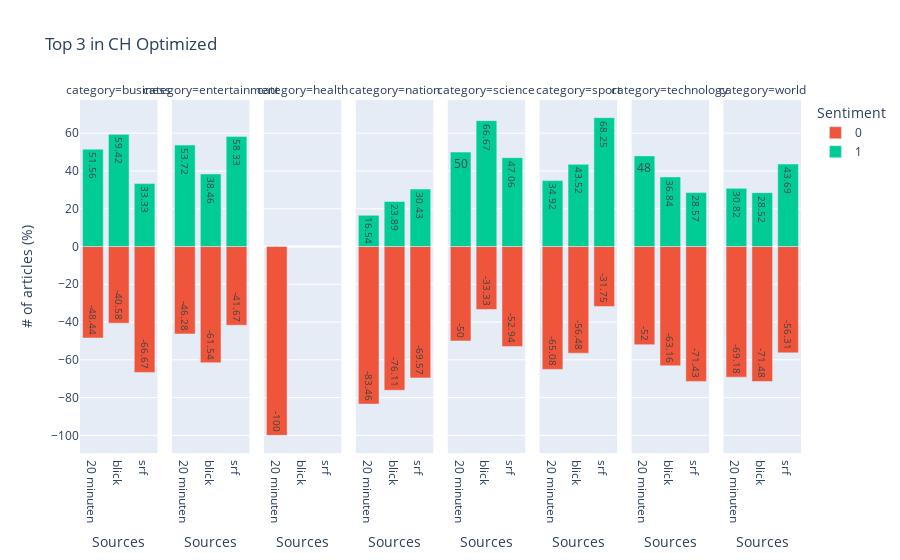

The cell this chart's notebook holds for it:
### Code cell
figCat = px.bar(sourceClean2,
                x="source",
                y="sentiment %",
                text = "sentiment %", 
                #barmode="group",
                color="sentiment",
                color_discrete_map={
                    '0': '#ef553b',
                    '1': '#00cc96'
                },
                #facet_row='sentiment', 
                facet_col="category",
                #facet_col_wrap=4
                #facet_row="targetTitle", 
                #facet_col="category",
                labels={
                    "source": "Sources",
                    "sentiment %": "# of articles (%)",
                    "sentiment": "Sentiment"
                  },
                title="Top 3 in CH Optimized"
                )

figCat.show()

### Figure 1 — Plotly figure (JSON) as saved in the notebook; plotly's stock layout.template omitted (floating-point values rounded to 4 significant figures)
{"data": [{"alignmentgroup": "True", "hovertemplate": "Sentiment=0<br>category=business<br>Sources=%{x}<br># of articles (%)=%{text}<extra></extra>", "legendgroup": "0", "marker": {"color": "#ef553b"}, "name": "0", "offsetgroup": "0", "orientation": "v", "showlegend": true, "text": [-48.44, -40.58, -66.67], "textposition": "auto", "type": "bar", "x": ["20 minuten", "blick", "srf"], "xaxis": "x", "y": [-48.44, -40.58, -66.67], "yaxis": "y"}, {"alignmentgroup": "True", "hovertemplate": "Sentiment=0<br>category=entertainment<br>Sources=%{x}<br># of articles (%)=%{text}<extra></extra>", "legendgroup": "0", "marker": {"color": "#ef553b"}, "name": "0", "offsetgroup": "0", "orientation": "v", "showlegend": false, "text": [-46.28, -61.54, -41.67], "textposition": "auto", "type": "bar", "x": ["20 minuten", "blick", "srf"], "xaxis": "x2", "y": [-46.28, -61.54, -41.67], "yaxis": "y2"}, {"alignmentgroup": "True", "hovertemplate": "Sentiment=0<br>category=health<br>Sources=%{x}<br># of articles (%)=%{text}<extra></extra>", "legendgroup": "0", "marker": {"color": "#ef553b"}, "name": "0", "offsetgroup": "0", "orientation": "v", "showlegend": false, "text": [-100], "textposition": "auto", "type": "bar", "x": ["20 minuten"], "xaxis": "x3", "y": [-100], "yaxis": "y3"}, {"alignmentgroup": "True", "hovertemplate": "Sentiment=0<br>category=nation<br>Sources=%{x}<br># of articles (%)=%{text}<extra></extra>", "legendgroup": "0", "marker": {"color": "#ef553b"}, "name": "0", "offsetgroup": "0", "orientation": "v", "showlegend": false, "text": [-83.46, -76.11, -69.57], "textposition": "auto", "type": "bar", "x": ["20 minuten", "blick", "srf"], "xaxis": "x4", "y": [-83.46, -76.11, -69.57], "yaxis": "y4"}, {"alignmentgroup": "True", "hovertemplate": "Sentiment=0<br>category=science<br>Sources=%{x}<br># of articles (%)=%{text}<extra></extra>", "legendgroup": "0", "marker": {"color": "#ef553b"}, "name": "0", "offsetgroup": "0", "orientation": "v", "showlegend": false, "text": [-50, -33.33, -52.94], "textposition": "auto", "type": "bar", "x": ["20 minuten", "blick", "srf"], "xaxis": "x5", "y": [-50, -33.33, -52.94], "yaxis": "y5"}, {"alignmentgroup": "True", "hovertemplate": "Sentiment=0<br>category=sport<br>Sources=%{x}<br># of articles (%)=%{text}<extra></extra>", "legendgroup": "0", "marker": {"color": "#ef553b"}, "name": "0", "offsetgroup": "0", "orientation": "v", "showlegend": false, "text": [-65.08, -56.48, -31.75], "textposition": "auto", "type": "bar", "x": ["20 minuten", "blick", "srf"], "xaxis": "x6", "y": [-65.08, -56.48, -31.75], "yaxis": "y6"}, {"alignmentgroup": "True", "hovertemplate": "Sentiment=0<br>category=technology<br>Sources=%{x}<br># of articles (%)=%{text}<extra></extra>", "legendgroup": "0", "marker": {"color": "#ef553b"}, "name": "0", "offsetgroup": "0", "orientation": "v", "showlegend": false, "text": [-52, -63.16, -71.43], "textposition": "auto", "type": "bar", "x": ["20 minuten", "blick", "srf"], "xaxis": "x7", "y": [-52, -63.16, -71.43], "yaxis": "y7"}, {"alignmentgroup": "True", "hovertemplate": "Sentiment=0<br>category=world<br>Sources=%{x}<br># of articles (%)=%{text}<extra></extra>", "legendgroup": "0", "marker": {"color": "#ef553b"}, "name": "0", "offsetgroup": "0", "orientation": "v", "showlegend": false, "text": [-69.18, -71.48, -56.31], "textposition": "auto", "type": "bar", "x": ["20 minuten", "blick", "srf"], "xaxis": "x8", "y": [-69.18, -71.48, -56.31], "yaxis": "y8"}, {"alignmentgroup": "True", "hovertemplate": "Sentiment=1<br>category=business<br>Sources=%{x}<br># of articles (%)=%{text}<extra></extra>", "legendgroup": "1", "marker": {"color": "#00cc96"}, "name": "1", "offsetgroup": "1", "orientation": "v", "showlegend": true, "text": [51.56, 59.42, 33.33], "textposition": "auto", "type": "bar", "x": ["20 minuten", "blick", "srf"], "xaxis": "x", "y": [51.56, 59.42, 33.33], "yaxis": "y"}, {"alignmentgroup": "True", "hovertemplate": "Sentiment=1<br>category=entertainment<br>Sources=%{x}<br># of articles (%)=%{text}<extra></extra>", "legendgroup": "1", "marker": {"color": "#00cc96"}, "name": "1", "offsetgroup": "1", "orientation": "v", "showlegend": false, "text": [53.72, 38.46, 58.33], "textposition": "auto", "type": "bar", "x": ["20 minuten", "blick", "srf"], "xaxis": "x2", "y": [53.72, 38.46, 58.33], "yaxis": "y2"}, {"alignmentgroup": "True", "hovertemplate": "Sentiment=1<br>category=nation<br>Sources=%{x}<br># of articles (%)=%{text}<extra></extra>", "legendgroup": "1", "marker": {"color": "#00cc96"}, "name": "1", "offsetgroup": "1", "orientation": "v", "showlegend": false, "text": [16.54, 23.89, 30.43], "textposition": "auto", "type": "bar", "x": ["20 minuten", "blick", "srf"], "xaxis": "x4", "y": [16.54, 23.89, 30.43], "yaxis": "y4"}, {"alignmentgroup": "True", "hovertemplate": "Sentiment=1<br>category=science<br>Sources=%{x}<br># of articles (%)=%{text}<extra></extra>", "legendgroup": "1", "marker": {"color": "#00cc96"}, "name": "1", "offsetgroup": "1", "orientation": "v", "showlegend": false, "text": [50, 66.67, 47.06], "textposition": "auto", "type": "bar", "x": ["20 minuten", "blick", "srf"], "xaxis": "x5", "y": [50, 66.67, 47.06], "yaxis": "y5"}, {"alignmentgroup": "True", "hovertemplate": "Sentiment=1<br>category=sport<br>Sources=%{x}<br># of articles (%)=%{text}<extra></extra>", "legendgroup": "1", "marker": {"color": "#00cc96"}, "name": "1", "offsetgroup": "1", "orientation": "v", "showlegend": false, "text": [34.92, 43.52, 68.25], "textposition": "auto", "type": "bar", "x": ["20 minuten", "blick", "srf"], "xaxis": "x6", "y": [34.92, 43.52, 68.25], "yaxis": "y6"}, {"alignmentgroup": "True", "hovertemplate": "Sentiment=1<br>category=technology<br>Sources=%{x}<br># of articles (%)=%{text}<extra></extra>", "legendgroup": "1", "marker": {"color": "#00cc96"}, "name": "1", "offsetgroup": "1", "orientation": "v", "showlegend": false, "text": [48, 36.84, 28.57], "textposition": "auto", "type": "bar", "x": ["20 minuten", "blick", "srf"], "xaxis": "x7", "y": [48, 36.84, 28.57], "yaxis": "y7"}, {"alignmentgroup": "True", "hovertemplate": "Sentiment=1<br>category=world<br>Sources=%{x}<br># of articles (%)=%{text}<extra></extra>", "legendgroup": "1", "marker": {"color": "#00cc96"}, "name": "1", "offsetgroup": "1", "orientation": "v", "showlegend": false, "text": [30.82, 28.52, 43.69], "textposition": "auto", "type": "bar", "x": ["20 minuten", "blick", "srf"], "xaxis": "x8", "y": [30.82, 28.52, 43.69], "yaxis": "y8"}], "layout": {"annotations": [{"font": {}, "showarrow": false, "text": "category=business", "x": 0.05375, "xanchor": "center", "xref": "paper", "y": 1, "yanchor": "bottom", "yref": "paper"}, {"font": {}, "showarrow": false, "text": "category=entertainment", "x": 0.1812, "xanchor": "center", "xref": "paper", "y": 1, "yanchor": "bottom", "yref": "paper"}, {"font": {}, "showarrow": false, "text": "category=health", "x": 0.3087, "xanchor": "center", "xref": "paper", "y": 1, "yanchor": "bottom", "yref": "paper"}, {"font": {}, "showarrow": false, "text": "category=nation", "x": 0.4363, "xanchor": "center", "xref": "paper", "y": 1, "yanchor": "bottom", "yref": "paper"}, {"font": {}, "showarrow": false, "text": "category=science", "x": 0.5637, "xanchor": "center", "xref": "paper", "y": 1, "yanchor": "bottom", "yref": "paper"}, {"font": {}, "showarrow": false, "text": "category=sport", "x": 0.6912, "xanchor": "center", "xref": "paper", "y": 1, "yanchor": "bottom", "yref": "paper"}, {"font": {}, "showarrow": false, "text": "category=technology", "x": 0.8188, "xanchor": "center", "xref": "paper", "y": 1, "yanchor": "bottom", "yref": "paper"}, {"font": {}, "showarrow": false, "text": "category=world", "x": 0.9463, "xanchor": "center", "xref": "paper", "y": 1, "yanchor": "bottom", "yref": "paper"}], "barmode": "relative", "legend": {"title": {"text": "Sentiment"}, "tracegroupgap": 0}, "title": {"text": "Top 3 in CH Optimized"}, "xaxis": {"anchor": "y", "domain": [0, 0.1075], "title": {"text": "Sources"}}, "xaxis2": {"anchor": "y2", "domain": [0.1275, 0.235], "matches": "x", "title": {"text": "Sources"}}, "xaxis3": {"anchor": "y3", "domain": [0.255, 0.3625], "matches": "x", "title": {"text": "Sources"}}, "xaxis4": {"anchor": "y4", "domain": [0.3825, 0.49], "matches": "x", "title": {"text": "Sources"}}, "xaxis5": {"anchor": "y5", "domain": [0.51, 0.6175], "matches": "x", "title": {"text": "Sources"}}, "xaxis6": {"anchor": "y6", "domain": [0.6375, 0.745], "matches": "x", "title": {"text": "Sources"}}, "xaxis7": {"anchor": "y7", "domain": [0.765, 0.8725], "matches": "x", "title": {"text": "Sources"}}, "xaxis8": {"anchor": "y8", "domain": [0.8925, 1], "matches": "x", "title": {"text": "Sources"}}, "yaxis": {"anchor": "x", "domain": [0, 1], "title": {"text": "# of articles (%)"}}, "yaxis2": {"anchor": "x2", "domain": [0, 1], "matches": "y", "showticklabels": false}, "yaxis3": {"anchor": "x3", "domain": [0, 1], "matches": "y", "showticklabels": false}, "yaxis4": {"anchor": "x4", "domain": [0, 1], "matches": "y", "showticklabels": false}, "yaxis5": {"anchor": "x5", "domain": [0, 1], "matches": "y", "showticklabels": false}, "yaxis6": {"anchor": "x6", "domain": [0, 1], "matches": "y", "showticklabels": false}, "yaxis7": {"anchor": "x7", "domain": [0, 1], "matches": "y", "showticklabels": false}, "yaxis8": {"anchor": "x8", "domain": [0, 1], "matches": "y", "showticklabels": false}}}
